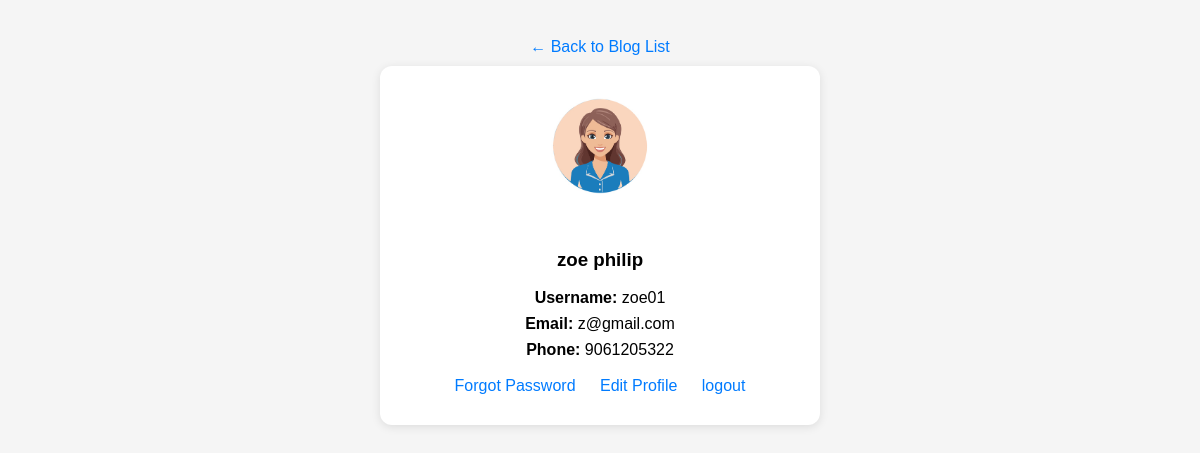
The app's page /user_view/ (signed in) with its own data.
### user_authentication/models.py (models this page shows)
class CustomUser(AbstractUser):
    phone_number = models.CharField(max_length=15, blank=True)
    profile_picture = models.ImageField(upload_to='profiles/', blank=True, null=True)
    def __str__(self):
        return '{}'.format(self.username)

### user_authentication/views.py (the view)
# urls.py: path('user_view/', user_profile_view, name="user_view"),
@login_required(login_url='login')
def user_profile_view(request):
    user = request.user
    print("user:", user)
    return render(request, "user_profile_view.html", {"user_view": request.user})

### user_authentication/templates/user_profile_view.html (shortened to what this page needs)
<!DOCTYPE html>
{% load static %}
<html>
<head>
    <link href="https://cdnjs.cloudflare.com/ajax/libs/font-awesome/6.0.0/css/all.min.css" rel="stylesheet">
</head>
<body>
<a href="{% url 'blog:blog_list' %}">← Back to Blog List</a>
<div class="profile-card">
    {% if user_view.profile_picture %}
        <img src="{{ user_view.profile_picture.url }}" alt="Profile Picture" class="profile-img">
    {% else %}
        <img src="https://via.placeholder.com/120" class="profile-img" alt="No Picture">
    {% endif %}
    <h3>{{ user_view.first_name }} {{ user_view.last_name }}</h3>
    <p><strong>Username:</strong> {{ user_view.username }}</p>
    <p><strong>Email:</strong> {{ user_view.email }}</p>
    <p><strong>Phone:</strong> {{ user_view.phone_number }}</p>
    <a href="{% url 'forgot_password' %}"> Forgot Password</a>
    <a href="{% url 'user_edit' %}">Edit Profile</a>
     <a href="{% url 'logout' %}">logout</a>
</div>
</body>
</html>

### user_authentication/templates/user_profile_view.html (style rules this page uses)
body { font-family: Arial; background: #f5f5f5; padding: 20px; text-align: center; }
.profile-card { max-width: 400px; background: white; margin: auto; padding: 20px; border-radius: 12px; box-shadow: 0 2px 10px rgba(0,0,0,0.1); }
.profile-img { width: 120px; height: 120px; border-radius: 50%; object-fit: cover; margin-bottom: 20px; }
.profile-card p { margin: 8px 0; color: black; }
a { display: inline-block; margin: 10px; text-decoration: none; color: #007bff; }

### records on screen
CustomUser: profile_picture (picture), first_name "zoe", last_name "philip", username "zoe01", email "z@gmail.com", phone_number "9061205322"
